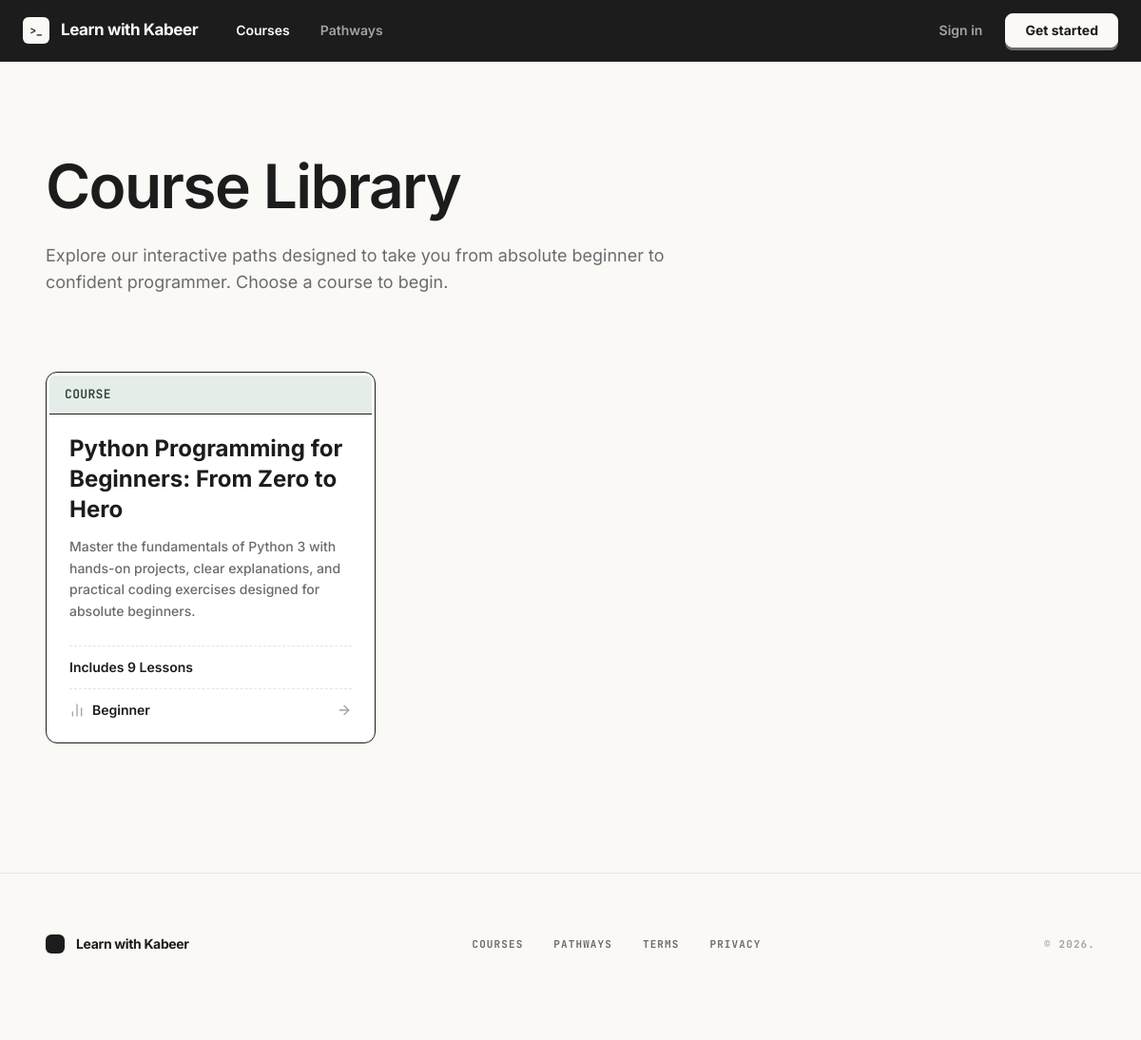
/courses, run on an earlier commit of the app's database.
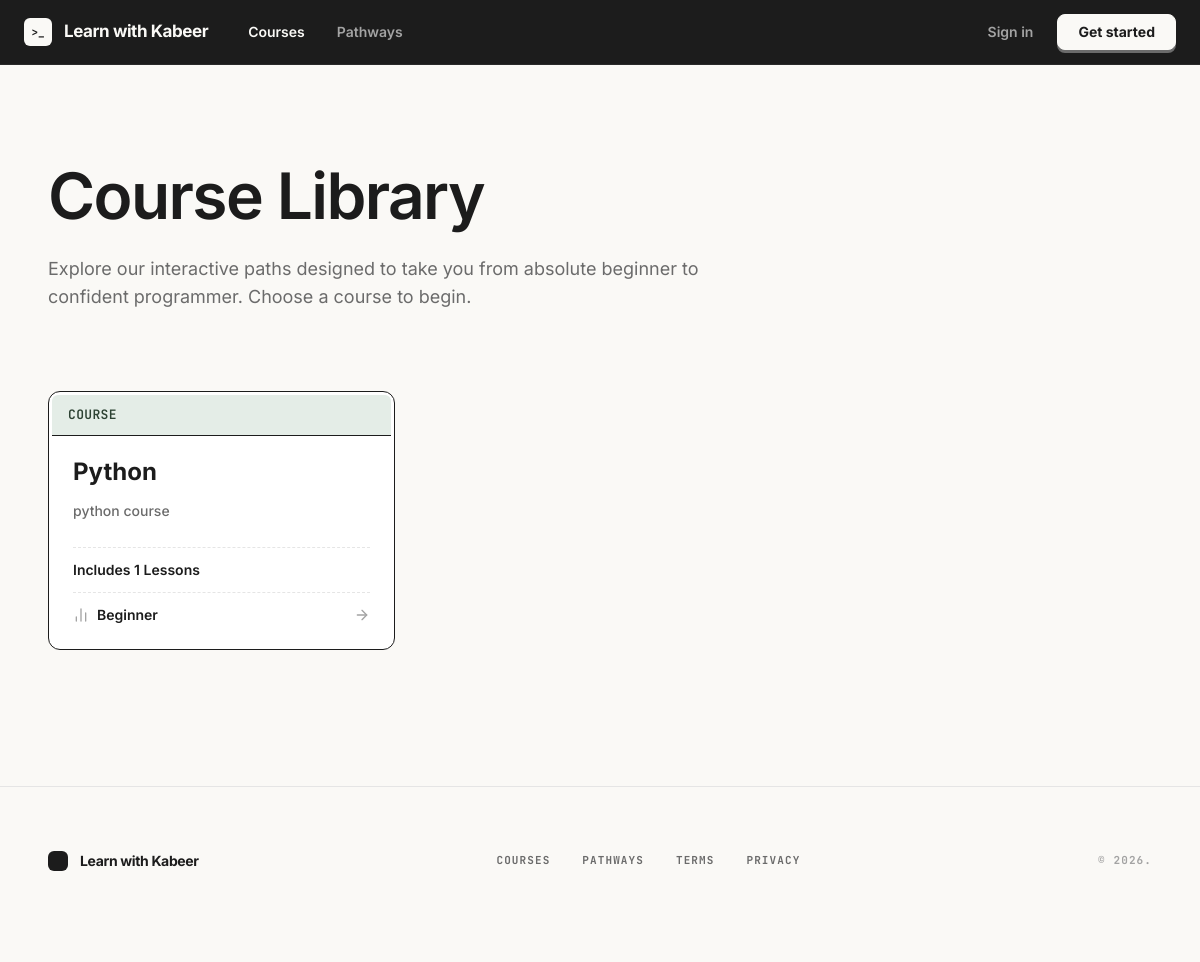
And on a later commit of the database.
### tables this page shows
CREATE TABLE courses (
            id INTEGER PRIMARY KEY AUTOINCREMENT,
            slug TEXT NOT NULL UNIQUE,
            title TEXT NOT NULL,
            subtitle TEXT NOT NULL,
            level TEXT NOT NULL,
            status TEXT NOT NULL DEFAULT 'active'
        );

### app.py (the view)
@app.route("/courses")
def courses():
    return render_template("courses/index.html", courses=database.get_course_library(g.user))

### app.py (called while the page is built)
@app.before_request
def load_logged_in_user():
    user_id = session.get("user_id")
    g.user = database.get_user_by_id(user_id) if user_id else None

@app.context_processor
def inject_template_helpers():
    return {
        "current_user": g.get("user"),
        "lesson_url": lesson_url,
    }

### database.py (called while the page is built)
def get_db():
    if "db" not in g:
        g.db = sqlite3.connect(current_app.config["DATABASE"])
        g.db.row_factory = sqlite3.Row
        g.db.execute("PRAGMA foreign_keys = ON")
    return g.db

### templates/courses/index.html (shortened to what this page needs)
{% extends "base.html" %}
{% block content %}
<main class="flex-1 overflow-y-auto bg-[#FAF9F6] font-sans selection:bg-[#1C1C1C] selection:text-white pb-32">
    <div class="mx-auto max-w-6xl px-6 py-12 lg:py-24">
        <header class="mb-16 md:flex md:items-end md:justify-between">
            <div class="max-w-2xl">
                <h1 class="text-4xl font-semibold tracking-tight text-[#1C1C1C] sm:text-5xl lg:text-[64px] lg:leading-[1.1]">
                    Course Library
                </h1>
                <p class="mt-6 text-lg text-[#6B6B6B]">
                    Explore our interactive paths designed to take you from absolute beginner to confident programmer. Choose a course to begin.
                </p>
            </div>
        </header>
        <section class="grid gap-8 md:grid-cols-2 lg:grid-cols-3 pt-4">
            {% set themes = [
                {'bg': 'bg-[#E4EDE7]', 'text': 'text-[#2D4233]'},
                {'bg': 'bg-[#F4EBE1]', 'text': 'text-[#543E2C]'},
                {'bg': 'bg-[#E2E8F0]', 'text': 'text-[#0F172A]'}
            ] %}
            {% for course in courses %}
                {% set theme = themes[loop.index0 % 3] %}
                <div class="group relative flex h-full flex-col rounded-xl border border-[#1C1C1C] bg-white transition-all duration-200 ease-out hover:-translate-y-1 hover:translate-x-1 hover:shadow-[-6px_6px_0_0_#1C1C1C]">
                    <div class="p-[3px] pb-0">
                        <div class="flex items-center justify-between rounded-t-md {{ theme.bg }} border-b border-[#1C1C1C] px-4 py-2.5">
                            <span class="font-mono text-[13px] font-semibold {{ theme.text }} tracking-wide uppercase">
                                Course
                            </span>
                        </div>
                    </div>
                    <div class="flex flex-col flex-grow px-6 pb-6 pt-5">
                        <h2 class="mb-3 text-2xl font-bold text-[#1C1C1C]">{{ course["title"] }}</h2>
                        <p class="text-sm font-medium leading-relaxed text-[#6B6B6B] flex-grow">
                            {{ course["subtitle"] }}
                        </p>
                        <div class="mt-6 flex flex-col gap-3">
                            <hr class="border-t border-dashed border-[#E5E5E5]">
                            <div class="text-sm font-semibold text-[#1C1C1C]">Includes {{ course["total_lessons"] if course["total_lessons"] else "--" }} Lessons</div>
                            <hr class="border-t border-dashed border-[#E5E5E5]">
                            <div class="flex items-center justify-between text-sm font-semibold text-[#1C1C1C]">
                                <div class="flex items-center gap-2">
                                    <i data-lucide="bar-chart-2" class="h-4 w-4 text-[#A3A3A3]"></i> {{ course["level"] if course["level"] else "All Levels" }}
                                </div>
                                <i data-lucide="arrow-right" class="h-4 w-4 text-[#A3A3A3] transition-transform group-hover:translate-x-1 group-hover:text-[#1C1C1C]"></i>
                            </div>
                        </div>
                    </div>
                    <a href="{{ url_for('course_overview', course_slug=course['slug']) }}" class="absolute inset-0 z-10">
                    </a>
                </div>
            {% endfor %}
        </section>
    </div>
    <footer class="mt-10 border-t border-[#E5E5E5] bg-[#FAF9F6] py-16">
        <div class="mx-auto max-w-6xl px-6">
            <div class="flex flex-col items-center justify-between gap-8 sm:flex-row">
                <div class="flex items-center gap-3">
                    <div class="h-5 w-5 rounded-md bg-[#1C1C1C]"></div>
                    <span class="text-sm font-bold tracking-tight text-[#1C1C1C]">Learn with Kabeer</span>
                </div>
                <div class="flex flex-wrap justify-center gap-8 font-mono text-[11px] font-bold uppercase tracking-widest text-[#6B6B6B]">
                    <a href="{{ url_for('courses') }}" class="transition-colors hover:text-[#1C1C1C]">Courses</a>
                    <a href="#" class="transition-colors hover:text-[#1C1C1C]">Pathways</a>
                    <a href="#" class="transition-colors hover:text-[#1C1C1C]">Terms</a>
                    <a href="#" class="transition-colors hover:text-[#1C1C1C]">Privacy</a>
                </div>
                <p class="font-mono text-[11px] font-bold uppercase tracking-widest text-[#A3A3A3]">© 2026.</p>
            </div>
        </div>
    </footer>
</main>
{% endblock %}

### templates/base.html (shortened to what this page needs)
<!DOCTYPE html>
<html lang="en">
<head>
    <script src="https://cdn.tailwindcss.com?plugins=typography"></script>
</head>
<body class="h-screen overflow-hidden bg-gray-50 text-gray-900 font-sans antialiased flex flex-col">
    <nav class="sticky top-0 z-50 flex-none border-b border-[#2A2A2A] bg-[#1C1C1C] px-6 transition-all duration-300">
        <div class="mx-auto flex h-16 max-w-6xl items-center justify-between">
            <div class="flex items-center gap-10">
                <a href="/" class="flex items-center gap-3 group" aria-label="Learn with Kabeer home">
                    <div class="flex h-7 w-7 items-center justify-center rounded-[6px] bg-[#FAF9F6] font-mono text-[11px] font-bold text-[#1C1C1C] transition-transform duration-200 group-hover:scale-105">
                        &gt;_
                    </div>
                    <span class="font-sans text-[17px] font-bold tracking-tight text-[#FAF9F6]">Learn with Kabeer</span>
                </a>
                <div class="hidden items-center gap-8 text-sm font-semibold text-[#A3A3A3] md:flex">
                    {% if current_user %}
                        <a href="{{ url_for('home') }}" class="transition-colors hover:text-[#FAF9F6] {% if request.endpoint == 'home' %}text-[#FAF9F6]{% endif %}">Home</a>
                        <a href="{{ url_for('courses') }}" class="transition-colors hover:text-[#FAF9F6] {% if request.endpoint == 'courses' %}text-[#FAF9F6]{% endif %}">Courses</a>
                        <a href="{{ url_for('career_paths') }}" class="transition-colors hover:text-[#FAF9F6] {% if request.endpoint == 'career_paths' %}text-[#FAF9F6]{% endif %}">Pathways</a>
                        <a href="{{ url_for('cod_interface') }}" class="flex items-center gap-2 text-amber-400 transition-colors hover:text-amber-300 {% if request.endpoint == 'cod_interface' %}text-amber-300{% endif %}">
                            <i data-lucide="sparkles" class="h-4 w-4"></i>
                            <span>Forge</span>
                        </a>
                        {% if current_user['is_admin'] %}
                            <a href="{{ url_for('admin_dashboard') }}" class="text-amber-400 transition-colors hover:text-amber-300 {% if request.endpoint and request.endpoint.startswith('admin_') %}text-amber-300 underline underline-offset-8 decoration-2{% endif %}">Management</a>
                        {% endif %}
                    {% else %}
                        <a href="{{ url_for('courses') }}" class="transition-colors hover:text-[#FAF9F6] {% if request.endpoint == 'courses' %}text-[#FAF9F6]{% endif %}">Courses</a>
                        <a href="{{ url_for('career_paths') }}" class="transition-colors hover:text-[#FAF9F6] {% if request.endpoint == 'career_paths' %}text-[#FAF9F6]{% endif %}">Pathways</a>
                    {% endif %}
                </div>
            </div>
            <div class="flex items-center gap-6">
                <div class="flex items-center gap-6 text-sm font-semibold text-[#A3A3A3]">
                    {% if current_user %}
                        <div class="hidden items-center gap-4 md:flex">
                            <div class="xp-pill flex items-center gap-1.5 rounded-full border border-[#2A2A2A] bg-[#1C1C1C] px-3 py-1.5 shadow-inner transition-all duration-300">
                                <i data-lucide="zap" class="h-3.5 w-3.5 fill-amber-400 text-amber-400"></i>
                                <span class="font-mono text-xs font-bold text-white"><span class="xp-value">{{ current_user['total_xp'] }}</span> <span class="text-[10px] text-[#6B6B6B]">XP</span></span>
                            </div>
                        </div>
                        <div class="h-4 w-[1px] bg-[#2A2A2A] hidden md:block"></div>
                        <div class="flex items-center gap-4">
                            <a href="{{ url_for('settings') }}" class="group flex items-center gap-3 transition-colors hover:text-white">
                                <div class="flex h-8 w-8 items-center justify-center rounded-lg border border-[#2A2A2A] bg-[#1C1C1C] text-[11px] font-bold text-white transition-all group-hover:border-white/20">
                                    {{ current_user['name'][:2].upper() }}
                                </div>
                                <span class="text-sm font-semibold">{{ current_user["name"].split(' ')[0] }}</span>
                            </a>
                            <form action="{{ url_for('logout') }}" method="post" class="inline">
                                <button type="submit" class="flex items-center gap-2 transition-colors hover:text-[#FAF9F6]" title="Sign Out">
                                    <i data-lucide="log-out" class="h-4 w-4"></i>
                                </button>
                            </form>
                        </div>
                    {% else %}
                        <a href="{{ url_for('login') }}" class="transition-colors hover:text-[#FAF9F6]">Sign in</a>
                        <a href="{{ url_for('signup') }}" class="inline-flex h-9 items-center justify-center rounded-lg border border-[#FAF9F6] bg-[#FAF9F6] px-5 text-sm font-bold text-[#1C1C1C] shadow-[0_3px_0_0_#6B6B6B] transition-all hover:translate-y-[1px] hover:shadow-[0_2px_0_0_#6B6B6B] active:translate-y-[3px] active:shadow-none focus:outline-none">
                            Get started
                        </a>
                    {% endif %}
                </div>
            </div>
        </div>
    </nav>
    {% block content %}{% endblock %}
</body>
</html>

### templates/base.html (style rules this page uses)
html { scroll-behavior: smooth; font-feature-settings: "ss03", "cv11"; }

What changed in the data, as far as the page shows it:
removed courses: title "Python Programming for Beginners: From Zero to Hero", subtitle "Master the fundamentals of Python 3 with hands-on projects, clear explanations, and practical coding exercises designed for absolute beginners.", course "9", level "Beginner"
added courses: title "Python", subtitle "python course", course "1", level "Beginner"
